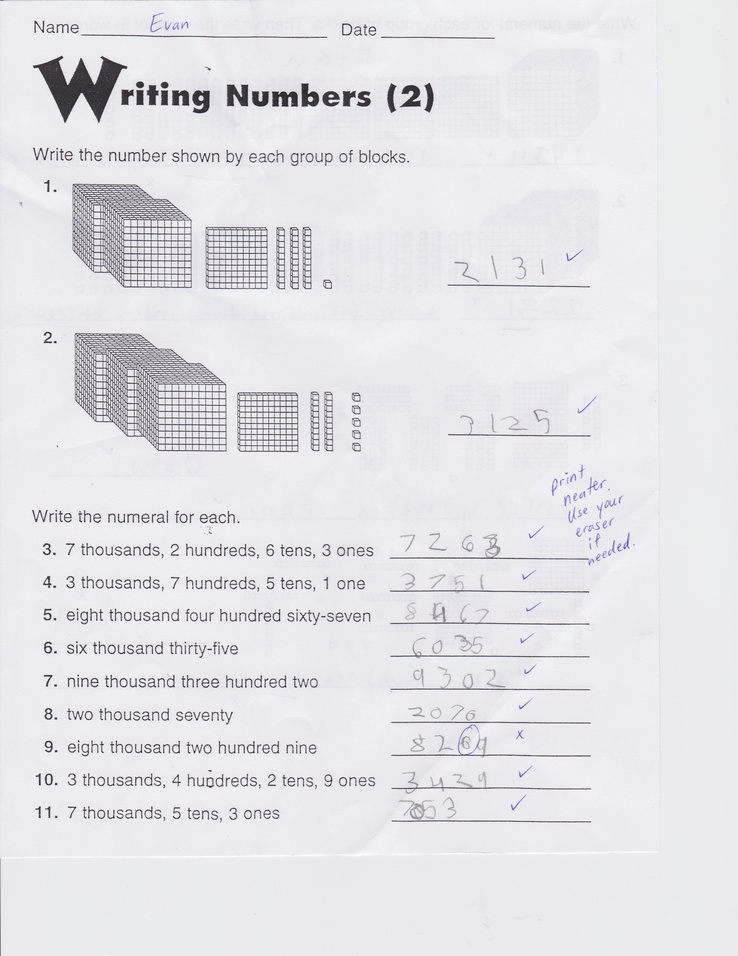
#> input picture RectangleDetection/test_original.jpg, 738 x 956 px, shrunk from 2295 x 2970 before the run
$ python FindRectangles.py   (older library calls are emulated)
#> lines starting #> are read from the running program, lines starting #| are printed output that depends on the picture; after the words box and inside, x2 and y2 are one past the last pixel; in counts of white or black regions, pixels touching at a corner belong together
# import the necessary packages
import numpy as np
import cv2

imageOriginal = cv2.imread("test_original.jpg")
#> imageOriginal is the input picture: shape (956, 738, 3); mean B, G, R 232.3, 227.6, 228.5

# load the image, convert it to grayscale, and blur it
image = cv2.imread("test_markedup1.jpg")
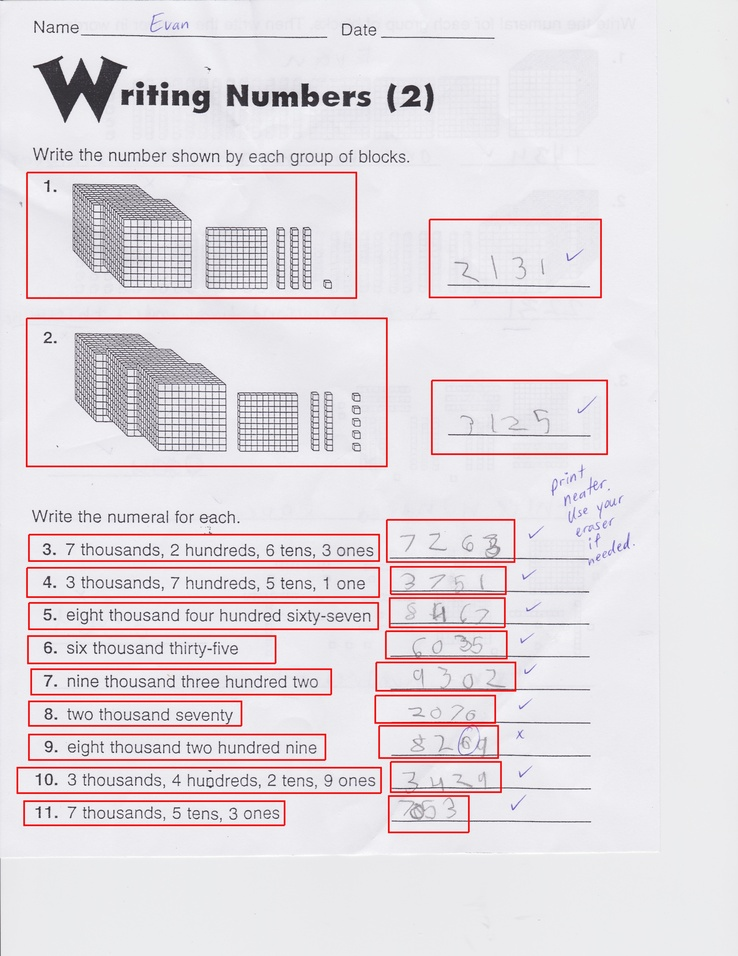
#> input picture RectangleDetection/test_markedup1.jpg, 738 x 956 px, shrunk from 2295 x 2970 before the run
#> image is the input picture: shape (956, 738, 3); mean B, G, R 226, 221.6, 228.1

# remove all non red color
# Convert BGR to HSV
hsv = cv2.cvtColor(image, cv2.COLOR_BGR2HSV)
#> hsv: shape (956, 738, 3); mean H, S, V 123.3, 12, 231.6

# define range of red color in HSV
lower_blue = np.array([0, 100, 100])
upper_blue = np.array([10, 255, 255])

# Threshold the HSV image to get only red colors
mask = cv2.inRange(hsv, lower_blue, upper_blue)
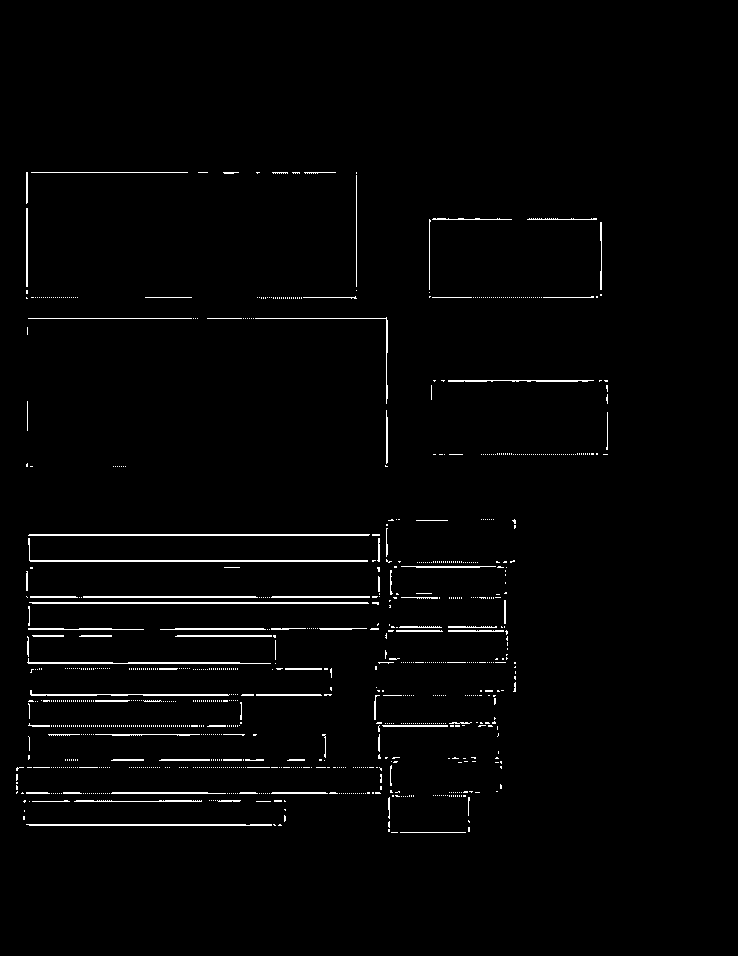
#> mask: shape (956, 738); 1.7% white in thin lines or dots, all inside (x1, y1, x2, y2) = (16, 172, 608, 833)

# Bitwise-AND mask and original image
res = cv2.bitwise_and(image, image, mask=mask)
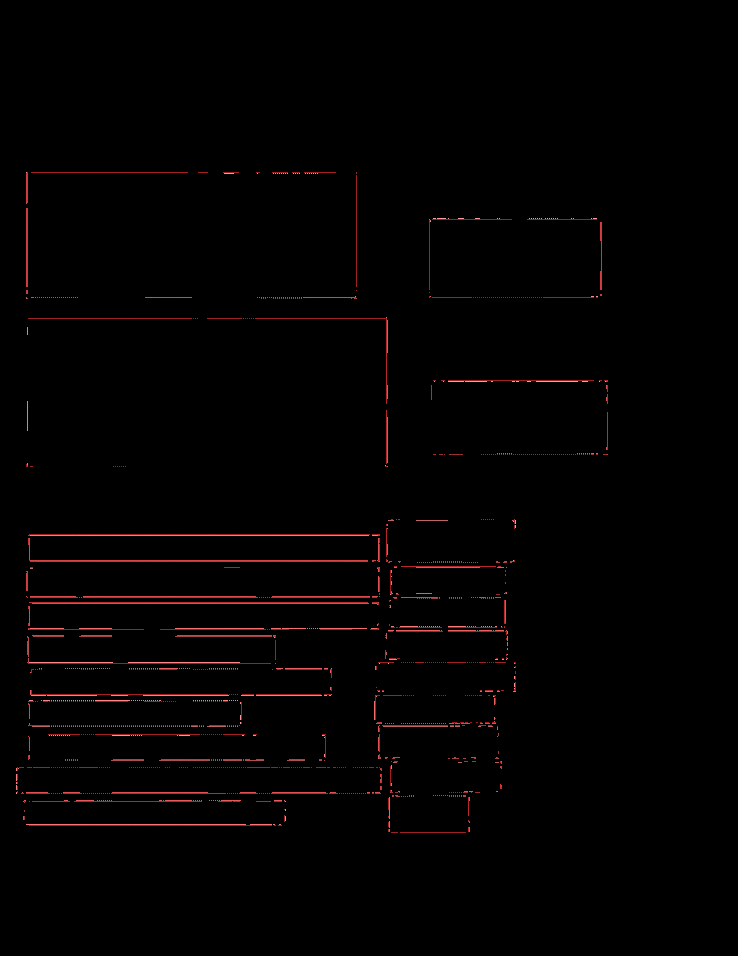
#> res: shape (956, 738, 3); mean B, G, R 1.1, 1.1, 3.4

image = res

image = cv2.GaussianBlur(image, (3, 3), 0)
edged = cv2.Canny(image, 10, 250)
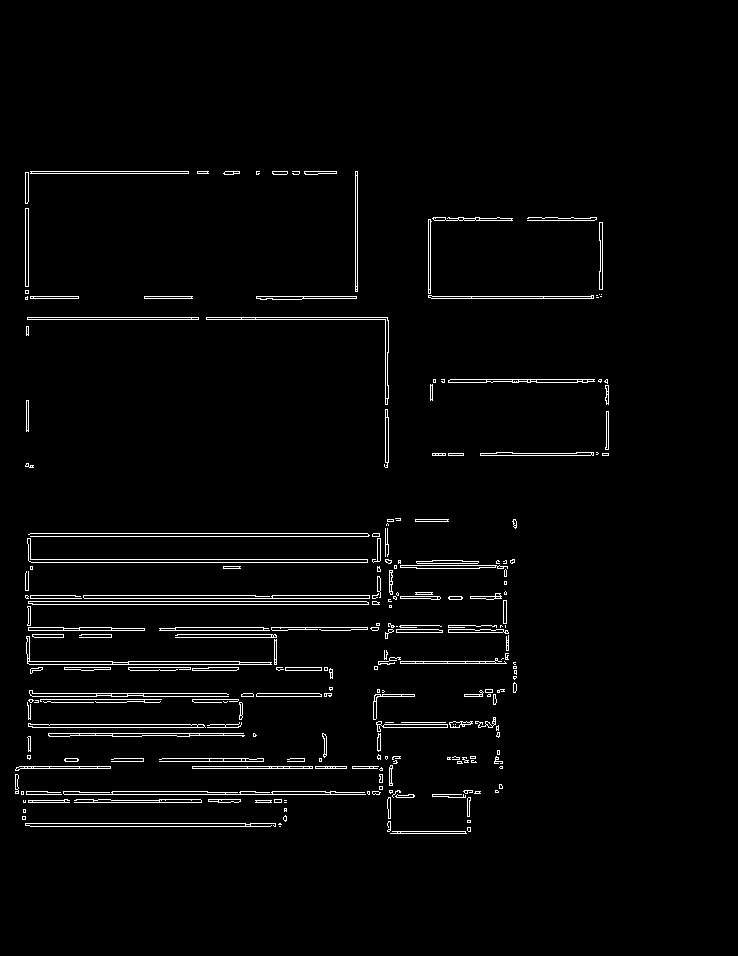
#> edged: shape (956, 738); 2.5% white in thin lines or dots, all inside (x1, y1, x2, y2) = (15, 171, 609, 834)
kernel = cv2.getStructuringElement(cv2.MORPH_RECT, (1, 1))
closed = cv2.morphologyEx(edged, cv2.MORPH_CLOSE, kernel)

# find contours (i.e. the 'outlines') in the image and initialize the
# total number of books found
(_, cnts, _) = cv2.findContours(closed.copy(), cv2.RETR_EXTERNAL, cv2.CHAIN_APPROX_SIMPLE)
#> cnts = 223 contours, 125 with area under 20; largest, box (x1, y1, x2, y2) and area: (27, 538, 368, 563) 1062, (28, 601, 369, 605) 1015, (26, 636, 272, 665) 748, (25, 823, 276, 827) 668, (206, 317, 389, 405) 580
total = 0

# loop over the contours
for c in cnts:
    # approximate the contour
    peri = cv2.arcLength(c, True)
    approx = cv2.approxPolyDP(c, 0.02 * peri, True)

    # if the approximated contour has four points, then assume that the
    # contour is a book -- a book is a rectangle and thus has four vertices
    if len(approx) == 4:
        x, y, w, h = cv2.boundingRect(approx)
        crop_img = imageOriginal[y:(y+h), x:(x+w)]
        cv2.imwrite('rectangle' + str(total) + '.jpg', crop_img)
        cv2.drawContours(image, [approx], -1, (0, 255, 0), 4)
        total += 1
#> this loop made 223 passes
#> (c, peri, approx, x, y, w, h) on pass 4: ([[279, 823], [278, 824], [281, 824], [280, 823]], 6.83, [[278, 824], [281, 824], [280, 823], [279, 823]], 278, 823, 4, 2)
#> (peri, approx, x, y, w, h) on passes 7, 8, 10, 16, 20, 29: (10, [[467, 820], [467, 822], [470, 822], [470, 820]], 467, 820, 4, 3), (12, [[22, 816], [22, 819], [25, 819], [25, 816]], 22, 816, 4, 4), (10, [[23, 809], [23, 812], [25, 812], [25, 809]], 23, 809, 3, 4), (20, [[274, 799], [274, 802], [281, 802], [281, 799]], 274, 799, 8, 4), (42.83, [[470, 797], [467, 798], [467, 816], [469, 816]], 467, 797, 4, 20), (10, [[21, 791], [21, 794], [23, 794], [23, 791]], 21, 791, 3, 4)
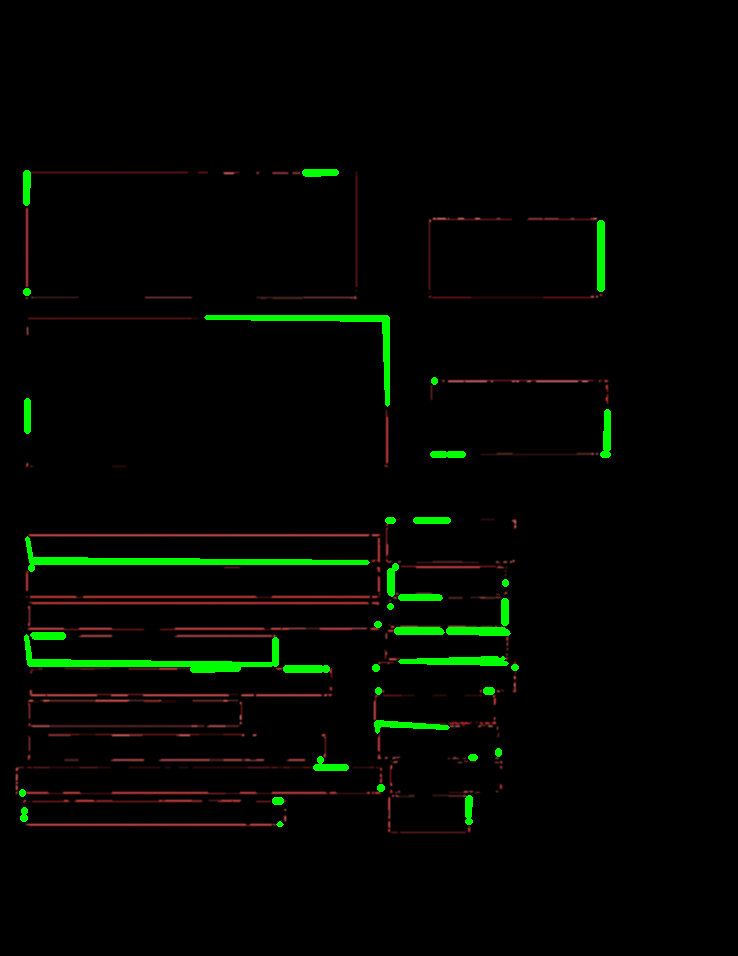
#> image: shape (956, 738, 3); mean B, G, R 0.9, 5.7, 2.6
#> after the loop, total = 49

# display the output
cv2.imwrite('rectangledetection.png', image)
cv2.waitKey(0)
